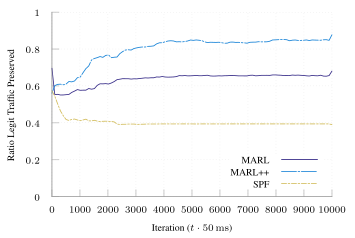

Write gnuplot code to recreate this figure.
set terminal tikz standalone color size 9cm,6cm font '\scriptsize' preamble '\usepackage{microtype} \usepackage{times} \usepackage[T1]{fontenc} \usepackage{siunitx}\sisetup{detect-all}'
set output "udp-2.tex"

load "parula.pal"

set style line 102 lc rgb '#a0a0a0' lt 1 lw 1
set border ls 102
set colorbox border 102
set key textcolor rgb "black"
set tics textcolor rgb "black"
set label textcolor rgb "black"

set border 3
set grid x y
set xtics nomirror
set ytics nomirror

#set key autotitle columnhead
set datafile separator ","

set xlabel "Iteration ($t \\cdot{} \\SI{50}{\\milli\\second}$)"
set ylabel "Ratio Legit Traffic Preserved"

set yrange [0.0:1.0]
set key inside bottom right

plot '../results/online-2-avg.csv' u 1:3 w lines smooth sbezier title "MARL" dt 1, \
     '../results/m-udp-natural-2' u 1:3 w lines smooth sbezier title "MARL++" ls 3 dt (18,2,2,2), \
     '../results/spf-udp-natural-2' u 1:3 w lines smooth sbezier title "SPF" ls 7 dt (6,2,2,2), \
     #'../results/online-4-avg.csv' u 1:3 w lines smooth sbezier title "MARL ($n=4$)" ls 6 dt (18,2), \
     #'../results/m-udp-natural-4' u 1:3 w lines smooth sbezier title "MARL++ ($n=4$)" ls 7 dt (6,2), \
     #'../results/spf-udp-natural-4' u 1:3 w lines smooth sbezier title "SPF ($n=4$)" ls 8 dt (2,2), \
